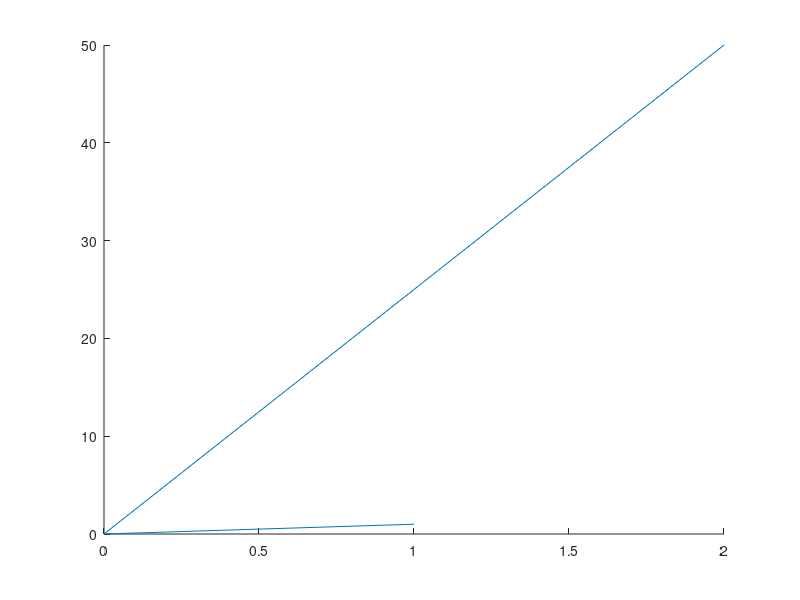

The MATLAB source for this figure: (Note: this script raises an error after producing the figure.)
%=============================================================================
% Copyright (c) 2016-present Allan CORNET (Nelson)
%=============================================================================
% This file is part of Nelson.
%=============================================================================
% LICENCE_BLOCK_BEGIN
% SPDX-License-Identifier: LGPL-3.0-or-later
% LICENCE_BLOCK_END
%=============================================================================
% <--ADV-CLI MODE-->
%=============================================================================
f = figure('Visible', 'off');
ax = axes('Parent', f);
h1 = line(ax, [0 1], [0 1]);
h2 = line(ax, [0 2], [0 50]);
%=============================================================================
% default: both objects drive the automatic limits
assert_isequal(char(h1.AffectAutoLimits), 'on');
assert_istrue(ax.YLim(2) >= 40);
%=============================================================================
% excluding h2 drops the tall data from the automatic limits (force a recompute)
h2.AffectAutoLimits = 'off';
ax.YLimMode = 'manual';
ax.YLimMode = 'auto';
assert_istrue(ax.YLim(2) < 10);
%=============================================================================
close(f);
%=============================================================================
